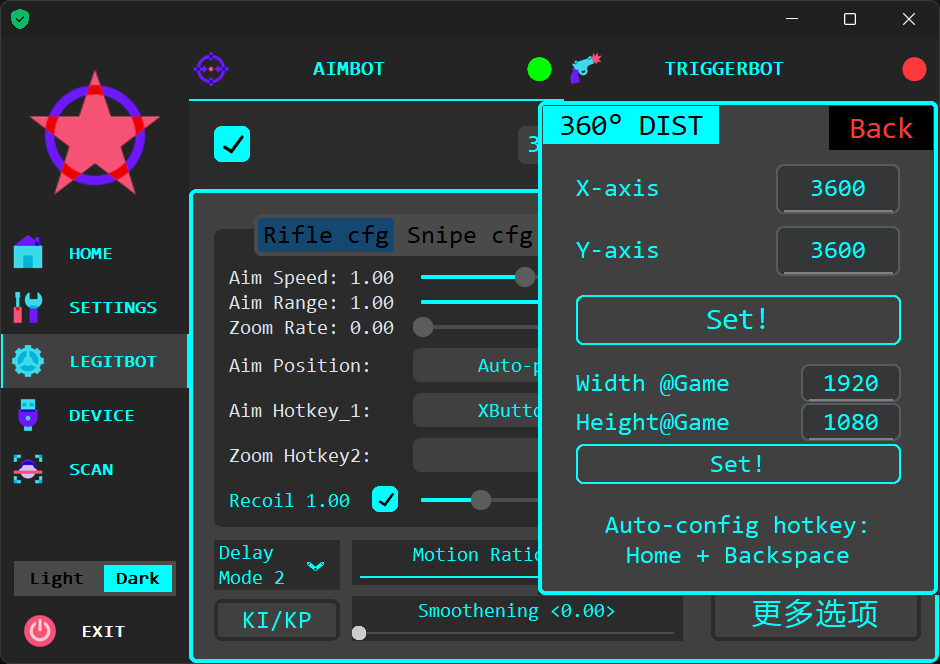
#> input picture Docs/360dist.png, 940 x 664 px, found by its file name; its folder holds only this picture in this run
$ python center.py
#> lines starting #> are read from the running program, lines starting #| are printed output that depends on the picture
from PIL import Image, ImageOps
from os import listdir


for image in listdir('.\\Docs\\'):
    if any(text in image for text in ('.py', '_1.', '_ex', '_3d', '.gif')):
        continue

    # 打开原始图像
    original_image = Image.open(f'.\\Docs\\{image}')
#> original_image is the input picture: PIL image 940x664 RGB; mean R, G, B 50, 65.5, 67.2

    # 创建一个纯色背景图像
    background_color = (33, 33, 33)  # 白色背景
    background_image = Image.new('RGB', (940, 800), background_color)
#> background_image: PIL image 940x800 RGB; every value is 33

    # 计算原始图像放置在背景图像中心的位置
    offset = ((background_image.width - original_image.width) // 2, (background_image.height - original_image.height))
#> offset = (0, 136)

    # 将原始图像粘贴到背景图像上
    background_image.paste(original_image, offset)
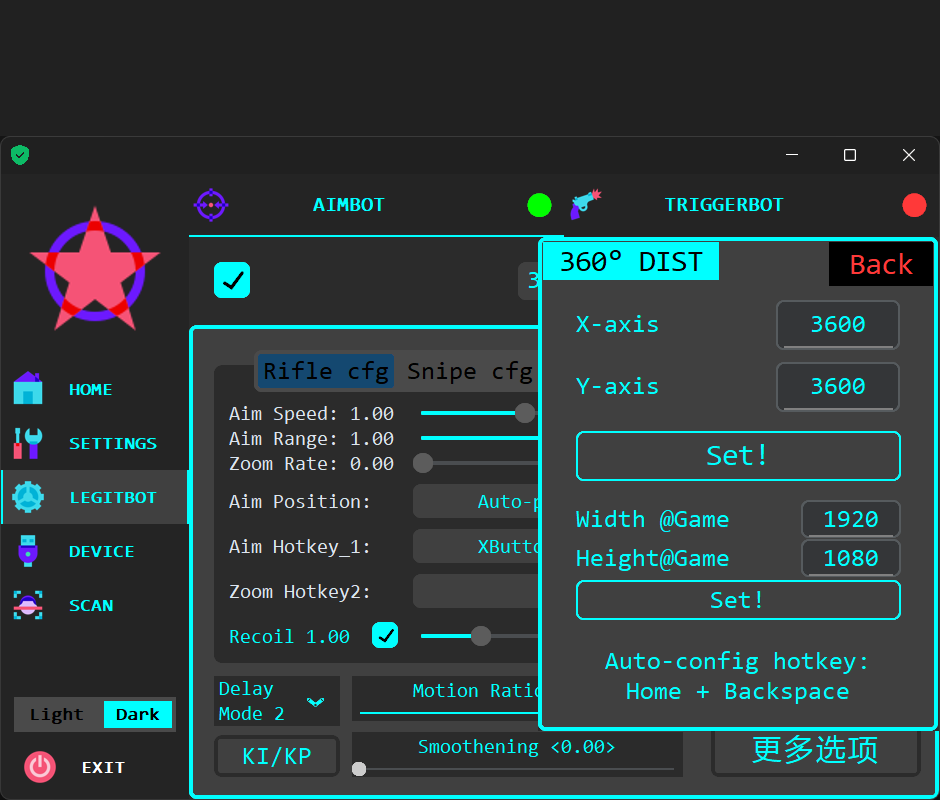
#> background_image: PIL image 940x800 RGB; mean R, G, B 47.1, 60, 61.4

    # 保存合成后的图像
    background_image.save(f".\\Docs\\{image.replace('.png', '_1.png')}")
